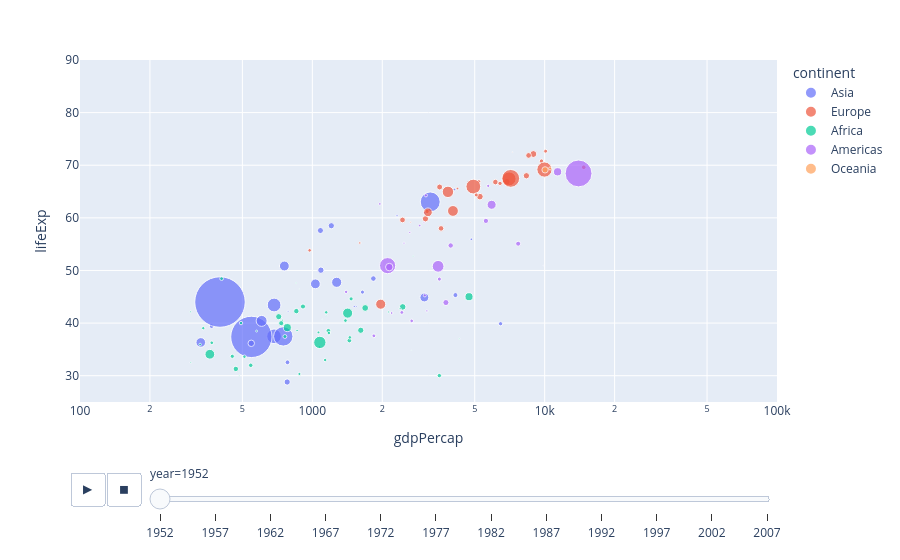

Notebook source saved alongside this figure:
### Code cell
# animated plots using plotly

import plotly.express as px
df = px.data.gapminder()
px.scatter(df, x="gdpPercap", y="lifeExp", animation_frame="year", animation_group="country",
           size="pop", color="continent", hover_name="country",
           log_x=True, size_max=55, range_x=[100,100000], range_y=[25,90])

### Figure 1 — Plotly figure (JSON) as saved in the notebook; plotly's stock layout.template omitted (floating-point values rounded to 4 significant figures)
{"data": [{"hovertemplate": "<b>%{hovertext}</b><br><br>continent=Asia<br>year=1952<br>gdpPercap=%{x}<br>lifeExp=%{y}<br>pop=%{marker.size}<extra></extra>", "hovertext": ["Afghanistan", "Bahrain", "Bangladesh", "Cambodia", "China", "Hong Kong, China", "India", "Indonesia", "Iran", "Iraq", "Israel", "Japan", "Jordan", "Korea, Dem. Rep.", "Korea, Rep.", "Kuwait", "Lebanon", "Malaysia", "Mongolia", "Myanmar", "Nepal", "Oman", "Pakistan", "Philippines", "Saudi Arabia", "Singapore", "Sri Lanka", "Syria", "Taiwan", "Thailand", "Vietnam", "West Bank and Gaza", "Yemen, Rep."], "ids": ["Afghanistan", "Bahrain", "Bangladesh", "Cambodia", "China", "Hong Kong, China", "India", "Indonesia", "Iran", "Iraq", "Israel", "Japan", "Jordan", "Korea, Dem. Rep.", "Korea, Rep.", "Kuwait", "Lebanon", "Malaysia", "Mongolia", "Myanmar", "Nepal", "Oman", "Pakistan", "Philippines", "Saudi Arabia", "Singapore", "Sri Lanka", "Syria", "Taiwan", "Thailand", "Vietnam", "West Bank and Gaza", "Yemen, Rep."], "legendgroup": "Asia", "marker": {"color": "#636efa", "size": [8425333, 120447, 46886859, 4693836, 556263527, 2125900, 372000000, 82052000, 17272000, 5441766, 1620914, 86459025, 607914, 8865488, 20947571, 160000, 1439529, 6748378, 800663, 20092996, 9182536, 507833, 41346560, 22438691, 4005677, 1127000, 7982342, 3661549, 8550362, 21289402, 26246839, 1030585, 4963829], "sizemode": "area", "sizeref": 435900.0, "symbol": "circle"}, "mode": "markers", "name": "Asia", "orientation": "v", "showlegend": true, "type": "scatter", "x": [779.4, 9867.0, 684.2, 368.5, 400.4, 3054.0, 546.6, 749.7, 3035.0, 4130.0, 4087.0, 3217.0, 1547.0, 1088.0, 1031.0, 108400.0, 4835.0, 1831.0, 786.6, 331, 545.9, 1828.0, 684.6, 1273.0, 6460.0, 2315.0, 1084.0, 1643.0, 1207.0, 757.8, 605.1, 1516.0, 781.7], "xaxis": "x", "y": [28.8, 50.94, 37.48, 39.42, 44, 60.96, 37.37, 37.47, 44.87, 45.32, 65.39, 63.03, 43.16, 50.06, 47.45, 55.56, 55.93, 48.46, 42.24, 36.32, 36.16, 37.58, 43.44, 47.75, 39.88, 60.4, 57.59, 45.88, 58.5, 50.85, 40.41, 43.16, 32.55], "yaxis": "y"}, {"hovertemplate": "<b>%{hovertext}</b><br><br>continent=Europe<br>year=1952<br>gdpPercap=%{x}<br>lifeExp=%{y}<br>pop=%{marker.size}<extra></extra>", "hovertext": ["Albania", "Austria", "Belgium", "Bosnia and Herzegovina", "Bulgaria", "Croatia", "Czech Republic", "Denmark", "Finland", "France", "Germany", "Greece", "Hungary", "Iceland", "Ireland", "Italy", "Montenegro", "Netherlands", "Norway", "Poland", "Portugal", "Romania", "Serbia", "Slovak Republic", "Slovenia", "Spain", "Sweden", "Switzerland", "Turkey", "United Kingdom"], "ids": ["Albania", "Austria", "Belgium", "Bosnia and Herzegovina", "Bulgaria", "Croatia", "Czech Republic", "Denmark", "Finland", "France", "Germany", "Greece", "Hungary", "Iceland", "Ireland", "Italy", "Montenegro", "Netherlands", "Norway", "Poland", "Portugal", "Romania", "Serbia", "Slovak Republic", "Slovenia", "Spain", "Sweden", "Switzerland", "Turkey", "United Kingdom"], "legendgroup": "Europe", "marker": {"color": "#EF553B", "size": [1282697, 6927772, 8730405, 2791000, 7274900, 3882229, 9125183, 4334000, 4090500, 42459667, 69145952, 7733250, 9504000, 147962, 2952156, 47666000, 413834, 10381988, 3327728, 25730551, 8526050, 16630000, 6860147, 3558137, 1489518, 28549870, 7124673, 4815000, 22235677, 50430000], "sizemode": "area", "sizeref": 435900.0, "symbol": "circle"}, "mode": "markers", "name": "Europe", "orientation": "v", "showlegend": true, "type": "scatter", "x": [1601.0, 6137.0, 8343.0, 973.5, 2444.0, 3119.0, 6876.0, 9692.0, 6425.0, 7030.0, 7144.0, 3531.0, 5264.0, 7268.0, 5210.0, 4931.0, 2648.0, 8942.0, 10100.0, 4029.0, 3068.0, 3145.0, 3581.0, 5075.0, 4215.0, 3834.0, 8528.0, 14730.0, 1969.0, 9980.0], "xaxis": "x", "y": [55.23, 66.8, 68, 53.82, 59.6, 61.21, 66.87, 70.78, 66.55, 67.41, 67.5, 65.86, 64.03, 72.49, 66.91, 65.94, 59.16, 72.13, 72.67, 61.31, 59.82, 61.05, 58.0, 64.36, 65.57, 64.94, 71.86, 69.62, 43.59, 69.18], "yaxis": "y"}, {"hovertemplate": "<b>%{hovertext}</b><br><br>continent=Africa<br>year=1952<br>gdpPercap=%{x}<br>lifeExp=%{y}<br>pop=%{marker.size}<extra></extra>", "hovertext": ["Algeria", "Angola", "Benin", "Botswana", "Burkina Faso", "Burundi", "Cameroon", "Central African Republic", "Chad", "Comoros", "Congo, Dem. Rep.", "Congo, Rep.", "Cote d'Ivoire", "Djibouti", "Egypt", "Equatorial Guinea", "Eritrea", "Ethiopia", "Gabon", "Gambia", "Ghana", "Guinea", "Guinea-Bissau", "Kenya", "Lesotho", "Liberia", "Libya", "Madagascar", "Malawi", "Mali", "Mauritania", "Mauritius", "Morocco", "Mozambique", "Namibia", "Niger", "Nigeria", "Reunion", "Rwanda", "Sao Tome and Principe", "Senegal", "Sierra Leone", "Somalia", "South Africa", "Sudan", "Swaziland", "Tanzania", "Togo", "Tunisia", "Uganda", "Zambia", "Zimbabwe"], "ids": ["Algeria", "Angola", "Benin", "Botswana", "Burkina Faso", "Burundi", "Cameroon", "Central African Republic", "Chad", "Comoros", "Congo, Dem. Rep.", "Congo, Rep.", "Cote d'Ivoire", "Djibouti", "Egypt", "Equatorial Guinea", "Eritrea", "Ethiopia", "Gabon", "Gambia", "Ghana", "Guinea", "Guinea-Bissau", "Kenya", "Lesotho", "Liberia", "Libya", "Madagascar", "Malawi", "Mali", "Mauritania", "Mauritius", "Morocco", "Mozambique", "Namibia", "Niger", "Nigeria", "Reunion", "Rwanda", "Sao Tome and Principe", "Senegal", "Sierra Leone", "Somalia", "South Africa", "Sudan", "Swaziland", "Tanzania", "Togo", "Tunisia", "Uganda", "Zambia", "Zimbabwe"], "legendgroup": "Africa", "marker": {"color": "#00cc96", "size": [9279525, 4232095, 1738315, 442308, 4469979, 2445618, 5009067, 1291695, 2682462, 153936, 14100005, 854885, 2977019, 63149, 22223309, 216964, 1438760, 20860941, 420702, 284320, 5581001, 2664249, 580653, 6464046, 748747, 863308, 1019729, 4762912, 2917802, 3838168, 1022556, 516556, 9939217, 6446316, 485831, 3379468, 33119096, 257700, 2534927, 60011, 2755589, 2143249, 2526994, 14264935, 8504667, 290243, 8322925, 1219113, 3647735, 5824797, 2672000, 3080907], "sizemode": "area", "sizeref": 435900.0, "symbol": "circle"}, "mode": "markers", "name": "Africa", "orientation": "v", "showlegend": true, "type": "scatter", "x": [2449.0, 3521.0, 1063.0, 851.2, 543.3, 339.3, 1173.0, 1071.0, 1179.0, 1103.0, 780.5, 2126.0, 1389.0, 2670.0, 1419.0, 375.6, 328.9, 362.1, 4293.0, 485.2, 911.3, 510.2, 299.9, 853.5, 298.8, 575.6, 2388.0, 1443.0, 369.2, 452.3, 743.1, 1968.0, 1688.0, 468.5, 2424.0, 761.9, 1077.0, 2719.0, 493.3, 879.6, 1450.0, 879.8, 1136.0, 4725.0, 1616.0, 1148.0, 716.7, 859.8, 1468.0, 734.8, 1147.0, 406.9], "xaxis": "x", "y": [43.08, 30.02, 38.22, 47.62, 31.98, 39.03, 38.52, 35.46, 38.09, 40.72, 39.14, 42.11, 40.48, 34.81, 41.89, 34.48, 35.93, 34.08, 37.0, 30, 43.15, 33.61, 32.5, 42.27, 42.14, 38.48, 42.72, 36.68, 36.26, 33.69, 40.54, 50.99, 42.87, 31.29, 41.73, 37.44, 36.32, 52.72, 40, 46.47, 37.28, 30.33, 32.98, 45.01, 38.63, 41.41, 41.22, 38.6, 44.6, 39.98, 42.04, 48.45], "yaxis": "y"}, {"hovertemplate": "<b>%{hovertext}</b><br><br>continent=Americas<br>year=1952<br>gdpPercap=%{x}<br>lifeExp=%{y}<br>pop=%{marker.size}<extra></extra>", "hovertext": ["Argentina", "Bolivia", "Brazil", "Canada", "Chile", "Colombia", "Costa Rica", "Cuba", "Dominican Republic", "Ecuador", "El Salvador", "Guatemala", "Haiti", "Honduras", "Jamaica", "Mexico", "Nicaragua", "Panama", "Paraguay", "Peru", "Puerto Rico", "Trinidad and Tobago", "United States", "Uruguay", "Venezuela"], "ids": ["Argentina", "Bolivia", "Brazil", "Canada", "Chile", "Colombia", "Costa Rica", "Cuba", "Dominican Republic", "Ecuador", "El Salvador", "Guatemala", "Haiti", "Honduras", "Jamaica", "Mexico", "Nicaragua", "Panama", "Paraguay", "Peru", "Puerto Rico", "Trinidad and Tobago", "United States", "Uruguay", "Venezuela"], "legendgroup": "Americas", "marker": {"color": "#ab63fa", "size": [17876956, 2883315, 56602560, 14785584, 6377619, 12350771, 926317, 6007797, 2491346, 3548753, 2042865, 3146381, 3201488, 1517453, 1426095, 30144317, 1165790, 940080, 1555876, 8025700, 2227000, 662850, 157553000, 2252965, 5439568], "sizemode": "area", "sizeref": 435900.0, "symbol": "circle"}, "mode": "markers", "name": "Americas", "orientation": "v", "showlegend": true, "type": "scatter", "x": [5911.0, 2677.0, 2109.0, 11370.0, 3940.0, 2144.0, 2627.0, 5587.0, 1398.0, 3522.0, 3048.0, 2428.0, 1840.0, 2195.0, 2899.0, 3478.0, 3112.0, 2480.0, 1952.0, 3759.0, 3082.0, 3023.0, 13990.0, 5717.0, 7690.0], "xaxis": "x", "y": [62.48, 40.41, 50.92, 68.75, 54.74, 50.64, 57.21, 59.42, 45.93, 48.36, 45.26, 42.02, 37.58, 41.91, 58.53, 50.79, 42.31, 55.19, 62.65, 43.9, 64.28, 59.1, 68.44, 66.07, 55.09], "yaxis": "y"}, {"hovertemplate": "<b>%{hovertext}</b><br><br>continent=Oceania<br>year=1952<br>gdpPercap=%{x}<br>lifeExp=%{y}<br>pop=%{marker.size}<extra></extra>", "hovertext": ["Australia", "New Zealand"], "ids": ["Australia", "New Zealand"], "legendgroup": "Oceania", "marker": {"color": "#FFA15A", "size": [8691212, 1994794], "sizemode": "area", "sizeref": 435900.0, "symbol": "circle"}, "mode": "markers", "name": "Oceania", "orientation": "v", "showlegend": true, "type": "scatter", "x": [10040.0, 10560.0], "xaxis": "x", "y": [69.12, 69.39], "yaxis": "y"}], "layout": {"legend": {"itemsizing": "constant", "title": {"text": "continent"}, "tracegroupgap": 0}, "margin": {"t": 60}, "sliders": [{"active": 0, "currentvalue": {"prefix": "year="}, "len": 0.9, "pad": {"b": 10, "t": 60}, "steps": [{"args": [["1952"], {"frame": {"duration": 0, "redraw": false}, "fromcurrent": true, "mode": "immediate", "transition": {"duration": 0, "easing": "linear"}}], "label": "1952", "method": "animate"}, {"args": [["1957"], {"frame": {"duration": 0, "redraw": false}, "fromcurrent": true, "mode": "immediate", "transition": {"duration": 0, "easing": "linear"}}], "label": "1957", "method": "animate"}, {"args": [["1962"], {"frame": {"duration": 0, "redraw": false}, "fromcurrent": true, "mode": "immediate", "transition": {"duration": 0, "easing": "linear"}}], "label": "1962", "method": "animate"}, {"args": [["1967"], {"frame": {"duration": 0, "redraw": false}, "fromcurrent": true, "mode": "immediate", "transition": {"duration": 0, "easing": "linear"}}], "label": "1967", "method": "animate"}, {"args": [["1972"], {"frame": {"duration": 0, "redraw": false}, "fromcurrent": true, "mode": "immediate", "transition": {"duration": 0, "easing": "linear"}}], "label": "1972", "method": "animate"}, {"args": [["1977"], {"frame": {"duration": 0, "redraw": false}, "fromcurrent": true, "mode": "immediate", "transition": {"duration": 0, "easing": "linear"}}], "label": "1977", "method": "animate"}, {"args": [["1982"], {"frame": {"duration": 0, "redraw": false}, "fromcurrent": true, "mode": "immediate", "transition": {"duration": 0, "easing": "linear"}}], "label": "1982", "method": "animate"}, {"args": [["1987"], {"frame": {"duration": 0, "redraw": false}, "fromcurrent": true, "mode": "immediate", "transition": {"duration": 0, "easing": "linear"}}], "label": "1987", "method": "animate"}, {"args": [["1992"], {"frame": {"duration": 0, "redraw": false}, "fromcurrent": true, "mode": "immediate", "transition": {"duration": 0, "easing": "linear"}}], "label": "1992", "method": "animate"}, {"args": [["1997"], {"frame": {"duration": 0, "redraw": false}, "fromcurrent": true, "mode": "immediate", "transition": {"duration": 0, "easing": "linear"}}], "label": "1997", "method": "animate"}, {"args": [["2002"], {"frame": {"duration": 0, "redraw": false}, "fromcurrent": true, "mode": "immediate", "transition": {"duration": 0, "easing": "linear"}}], "label": "2002", "method": "animate"}, {"args": [["2007"], {"frame": {"duration": 0, "redraw": false}, "fromcurrent": true, "mode": "immediate", "transition": {"duration": 0, "easing": "linear"}}], "label": "2007", "method": "animate"}], "x": 0.1, "xanchor": "left", "y": 0, "yanchor": "top"}], "updatemenus": [{"buttons": [{"args": [null, {"frame": {"duration": 500, "redraw": false}, "fromcurrent": true, "mode": "immediate", "transition": {"duration": 500, "easing": "linear"}}], "label": "&#9654;", "method": "animate"}, {"args": [[null], {"frame": {"duration": 0, "redraw": false}, "fromcurrent": true, "mode": "immediate", "transition": {"duration": 0, "easing": "linear"}}], "label": "&#9724;", "method": "animate"}], "direction": "left", "pad": {"r": 10, "t": 70}, "showactive": false, "type": "buttons", "x": 0.1, "xanchor": "right", "y": 0, "yanchor": "top"}], "xaxis": {"anchor": "y", "domain": [0, 1], "range": [2, 5], "title": {"text": "gdpPercap"}, "type": "log"}, "yaxis": {"anchor": "x", "domain": [0, 1], "range": [25, 90], "title": {"text": "lifeExp"}}}}
